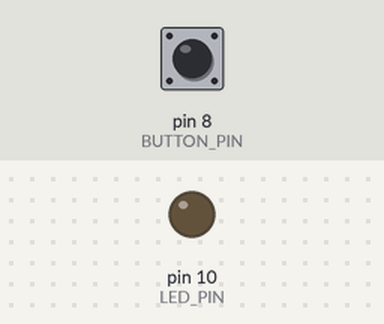
Recording of a program running on a simulated Teensy 4. Parts: output pins drawn as LEDs (lit = HIGH). The inputs (shaded band) are chosen by the test bench; at power-on: pin 8 (BUTTON_PIN) HIGH.

Above: at 1.2 s.
1.3 s: pin 8 (BUTTON_PIN) pulled LOW for 0.15 s
At 1.7 s:
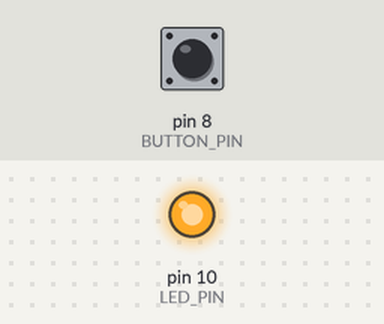
2.9 s: pin 8 (BUTTON_PIN) pulled LOW for 1 s
At 4.2 s:
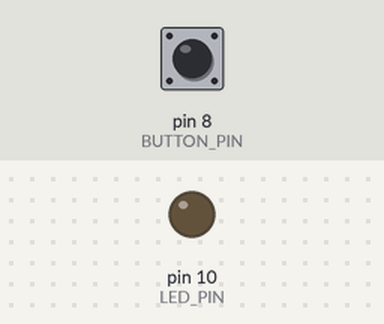
5.4 s: pin 8 (BUTTON_PIN) pulled LOW for 3.2 s
At 6.1 s:
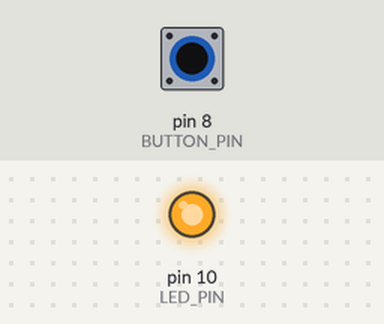
Timing chart, 0 to 8.4 s (numbered marks = the images above; inputs shaded):
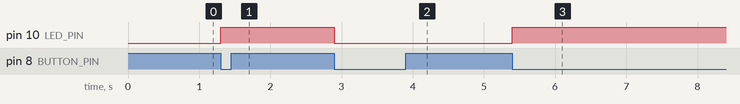

Measured:
- after the input at 1.3 s, pin 10 (LED_PIN): LOW → HIGH at once
- after the input at 2.9 s, pin 10 (LED_PIN): HIGH → LOW at once
- after the input at 5.4 s, pin 10 (LED_PIN): LOW → HIGH at once

The program:

main.cpp
```cpp
#include <Arduino.h>

#define LED_PIN 10
#define BUTTON_PIN 8

// Create a button pressed state
volatile bool button_pressed; // volatile can change in ISR
volatile bool led_state;

// bool led_state;

// Declare an ISR
void button_isr(void);

void setup() {
  pinMode(LED_PIN, OUTPUT);
  led_state = false;
  digitalWrite(LED_PIN, led_state);

  pinMode(BUTTON_PIN, INPUT);
  attachInterrupt(BUTTON_PIN, button_isr, FALLING);
}

void loop() {
  // If the button has been pressed, flip LED state
  // if (button_pressed) {
  //   led_state = !led_state;
  //   button_pressed = false; // reset the button flag
  // }

  // // Write the new led state
  // digitalWrite(LED_PIN, led_state);
}

// put function definitions here:
void button_isr(void) {
  button_pressed = true;
  led_state = !led_state;
  digitalWrite(LED_PIN, led_state);
}
```
